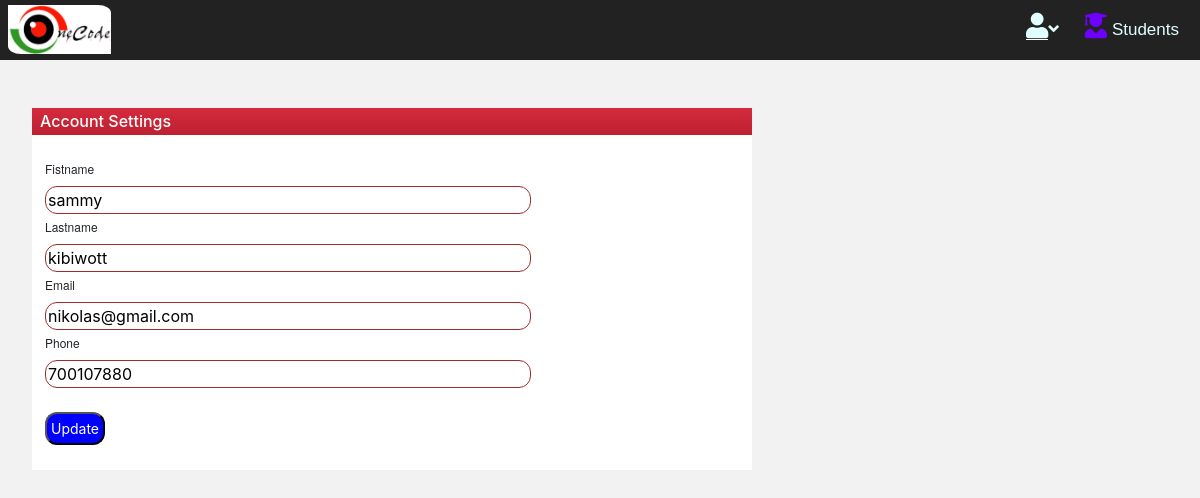
The page /usersprofileupdate1.php (signed in) on the database its author committed.
### tables this page shows
CREATE TABLE `job_seeker_registration` (
  `id` int(11) NOT NULL,
  `username` varchar(100) NOT NULL,
  `firstname` tinytext NOT NULL,
  `lastname` tinytext NOT NULL,
  `email` varchar(100) NOT NULL,
  `phonenumber` int(11) NOT NULL,
  `gender` varchar(20) NOT NULL,
  `password` longtext NOT NULL
);

### usersprofileupdate1.php (the view, shortened to what this page needs)
<!DOCTYPE html>
<html lang="en">
<head>
    <link rel="stylesheet" href="stylesheets/usersprofileupdate.css?v=<?php echo time(); ?>">
</head>
<body>
<?php
    include "homepageheader.php";
?>
    <div class="usersdaa">
        <div class="profiling">
            <div class="accountsettun">
                <h2 class="settings">Account Settings</h2>
            </div>
            <div class="formaccount">
<?php
    require "includes/dbconnection.php";
 $id = $_SESSION['id'];
$sql = "SELECT* FROM job_seeker_registration WHERE id=?";
$stmt = $conn->prepare($sql);
$stmt->execute([$id]);
$result=$stmt->rowcount();
if($result>0){
    while($row = $stmt->fetch()){
       $firstname= $row->firstname;
       $lastname =  $row->lastname;
       $email= $row->email;
       $phoneno= $row->phonenumber;
?>
                <form action="includes/userprofileupdate.php" Method="Post">
                    <label for="firstname">Fistname</label><br>
                    <input type="text" name="fname" value="<?php echo  $firstname;     ?>"><br>
                    <label for="lastname">Lastname</label><br>
                    <input type="text" name="lname" value="<?php echo  $lastname;     ?>"><br>
                    <label for="email">Email</label><br>
                    <input type="text" name="email" value="<?php echo  $email;     ?>"><br>
                    <label for="phone">Phone</label><br>
                    <input type="number" name="number" value="<?php echo  $phoneno; ?>"><br>
                    <br>
                    <input type="submit" name="Update" value="Update">
                </form>
            </div>
        </div>
    </div>
    <?php  }
}else{
    echo "something went wrong, please try again!";
}  ?>
</body>
</html>

### stylesheets/usersprofileupdate.css (style rules this page uses)
.usersdaa { width: 40%; margin-top: 2em; margin-left: 3em; }
.profiling { background-color: white; padding-bottom: 12px; }
.accountsettun { text-transform: capitalize; color: white; background:linear-gradient(0deg,#bc2132,#d42b3d); }
.settings { font-size: 16px; padding: 4px; margin-left: 4px; }
.formaccount { margin-top: 0px; overflow: hidden; background-color: white; padding: 13px; border-radius: 12px; }
input[type="text"] { width: 70%; border: 1PX solid brown; border-radius: 12px; outline: none; }
input[type="number"] { width: 70%; border: 1PX solid brown; border-radius: 12px; outline: none; }
input[type="submit"] { word-wrap: break-word; width: fit-content; padding: 4px; text-align: center; color: #fff; font-size: 14px; border-radius: 12px; outline: none; background-color: #0000FF; }
label { font-size: 12px; font-family: Helvetica Neue, Helvetica, Arial, Liberation Sans, Roboto, Noto, sans-serif;; font-weight: 300; }
* { box-sizing: border-box; }
h2 { font-weight: bold; }
@media screen and (max-width:1230px) { .usersdaa { width: 60%; margin-left: 2em; margin-top: 3em; } }

### stylesheets/homepage.css (style rules this page uses)
.jobbbbs { margin: 0px; background-color: #f2f2f2; }

### rows shown on the page
job_seeker_registration: fname "sammy", lname "kibiwott", email "nikolas@gmail.com", number "700107880"
